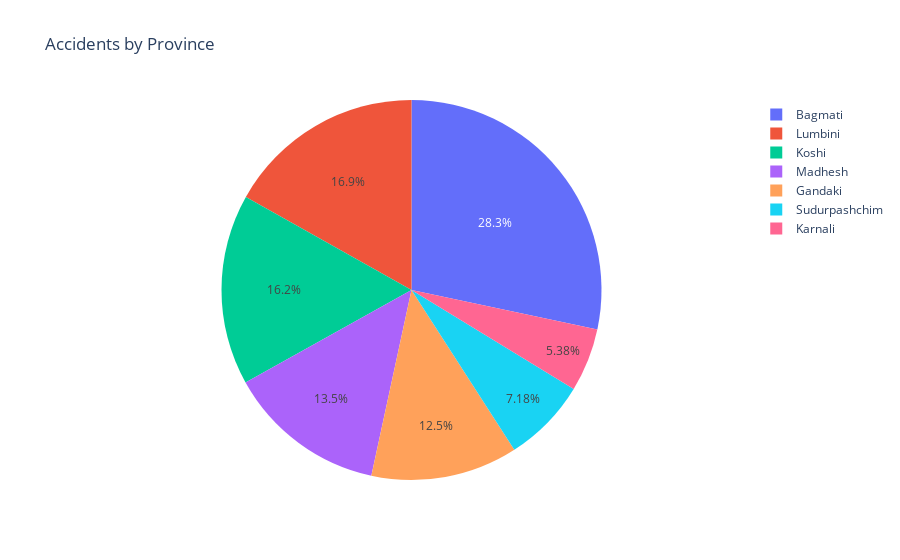

Notebook code cell kept with this figure:
### Code cell
fig5 = px.pie(df, names='Province', title='Accidents by Province')
fig5.show()

### Figure 1 — Plotly figure (JSON) as saved in the notebook; plotly's stock layout.template omitted (floating-point values rounded to 4 significant figures; data arrays with more than 128 entries replaced by an {"elided": "..."} marker saying what was removed)
{"data": [{"domain": {"x": [0, 1], "y": [0, 1]}, "hovertemplate": "Province=%{label}<extra></extra>", "labels": {"elided": "10000 str values"}, "legendgroup": "", "name": "", "showlegend": true, "type": "pie"}], "layout": {"legend": {"tracegroupgap": 0}, "title": {"text": "Accidents by Province"}}}
